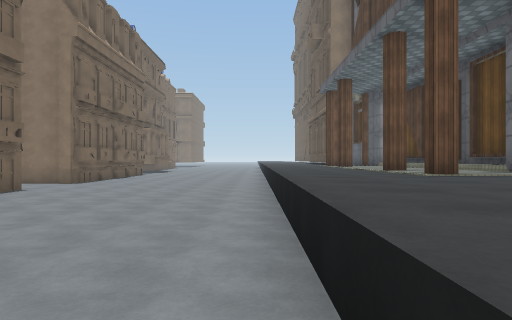
view 1 (above)

16 first-person views from a walk through a 3-D level made in the Unity game engine. The camera is 1.5 m above the floor, looks level and sees 75° across. The floor is counted in squares, 2 m on a side. Each view is taken from the middle of a square. On the plan, view 1 faces up. The plan holds only what a view shows up to about 11 squares ahead; the rest is blank. The place goes on beyond the plan. The player character is not drawn. Some surface patterns are stand-ins.

view 2
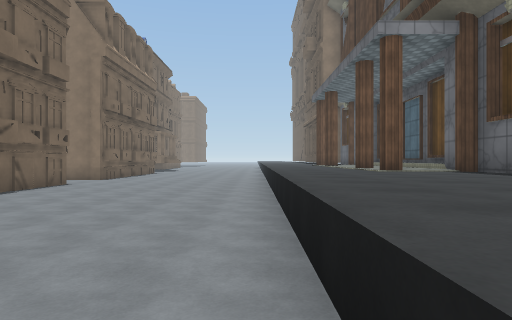

view 3
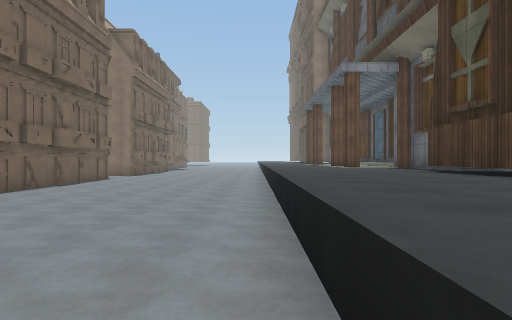

view 4
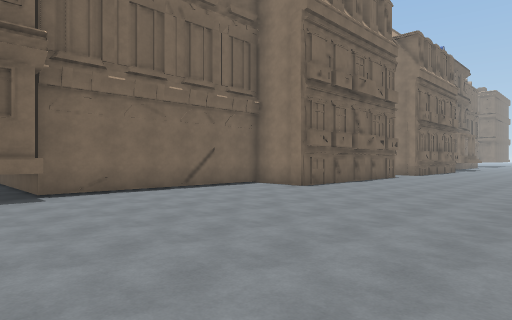

view 5
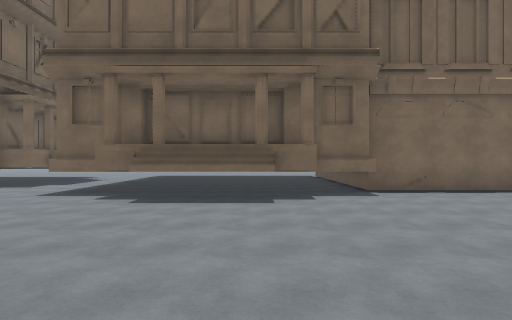

view 6
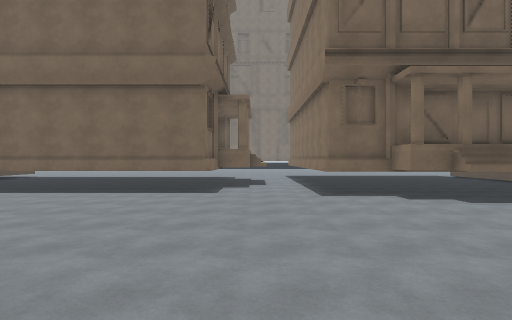

view 7
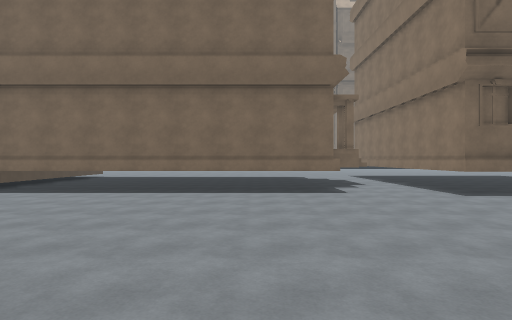

view 8
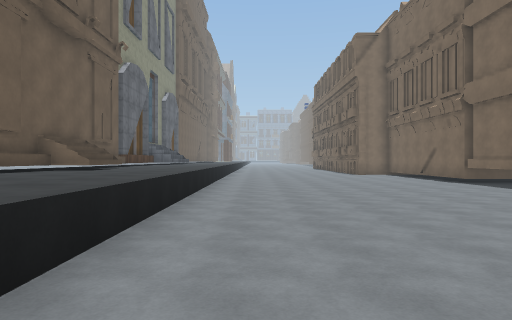

view 9
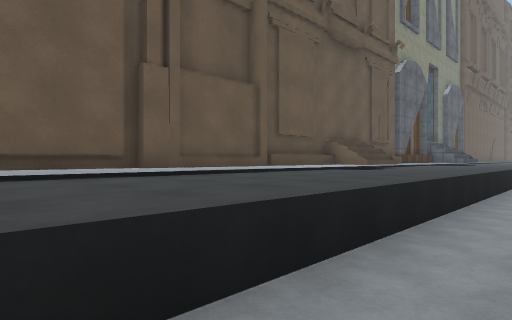

view 10
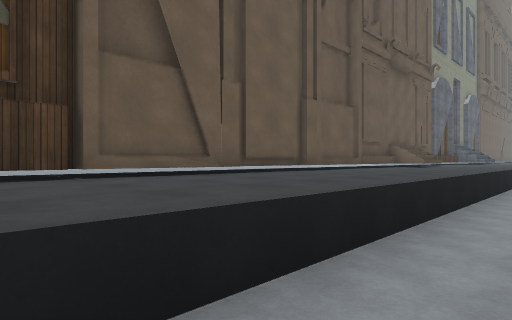

view 11
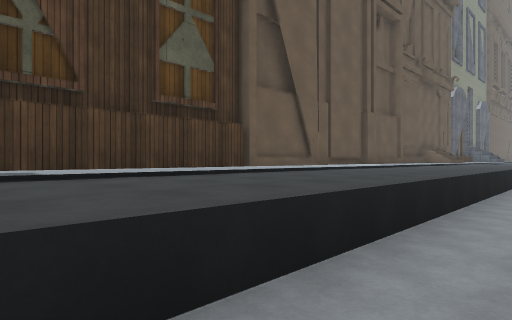

view 12
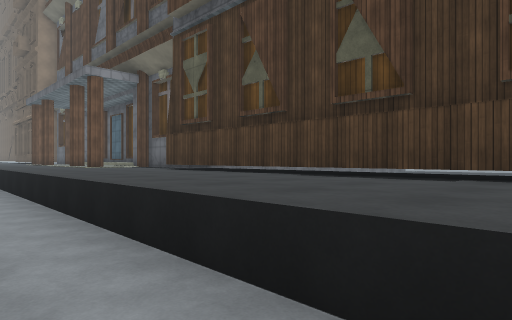

view 13
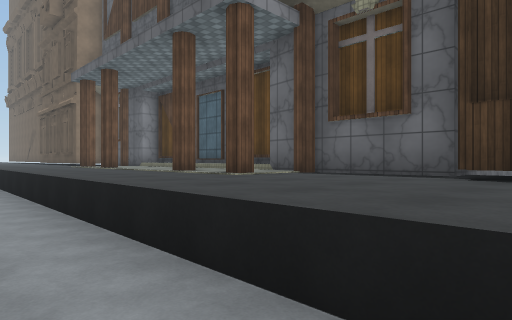

view 14
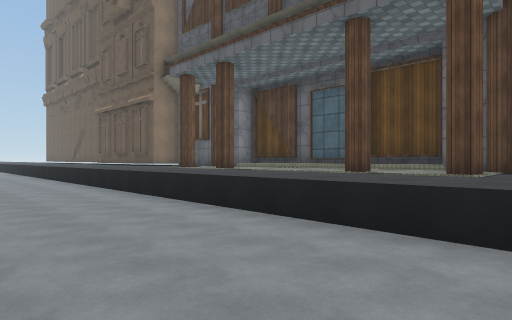

view 15
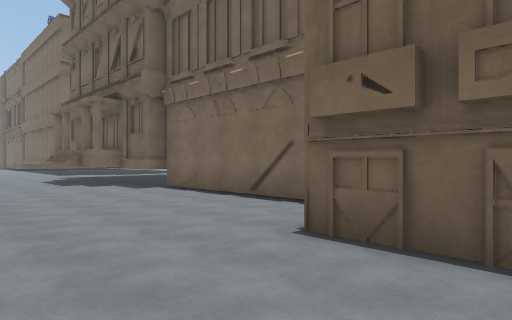

view 16
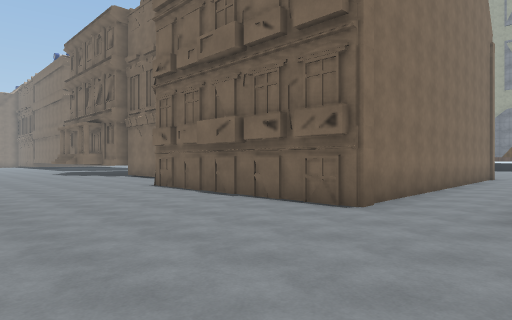

### Floor plan
Key: @ floor where view 1 was taken; # wall or solid block; . floor; ^ raised ledge; B building.
Columns run from 14 left of view 1 to 10 right of it. Each row starts with its distance up from view 1.
 11        ##......^^^^^
 10    ............^^^^^
  9 ...............^^^^^
  8 #########......^^^^^
  7         #......^^^^^
  6         #......^^^^^
  5         B......^^^^^
  4         #......^^^^^
  3         #......^^^^^
  2       ###......^^^#######
  1       #........^^^##
  0       #.......@^^^#
 -1       #........^^^#
 -2       #........^^^#
 -3      ##........^^^#
 -4    ###B........^^^#
 -5       BB.......^^^#
 -6       BB.......^^^#
 -7       BBB......^^^#
 -8       BBB......^^^##
 -9       BBB......^^^##
-10       BB.......^^^BB
-11    BBBBB.......^^^BB
-12    ............^^^BB
-13    BB..........^^^BB
-14    BBBB........^^^BB
-15    BB B........^^^BB
-16       B........^^^BB
-17       B........^^^#B
-18       B........^^^BB
-19       B........^^^BB
-20       B........^^BBB
-21       B........^^BBB
-22       B........^^BBB
-23    ###B........^^ B
-24                ^

Positions as (right, up) in squares from view 1, and headings:
1: (0, 0), facing up
2: (0, -2), facing up
3: (0, -5), facing up
4: (0, -6), facing up-left
5: (0, -7), facing left
6: (0, -13), facing left
7: (0, -16), facing left
8: (-1, -12), facing down
9: (-1, -12), facing down-right
10: (-1, -8), facing down-right
11: (-1, -5), facing down-right
12: (-1, -6), facing up-right
13: (-1, 1), facing up-right
14: (-3, 4), facing up-right
15: (-3, 4), facing down-left
16: (-1, 11), facing down-left
